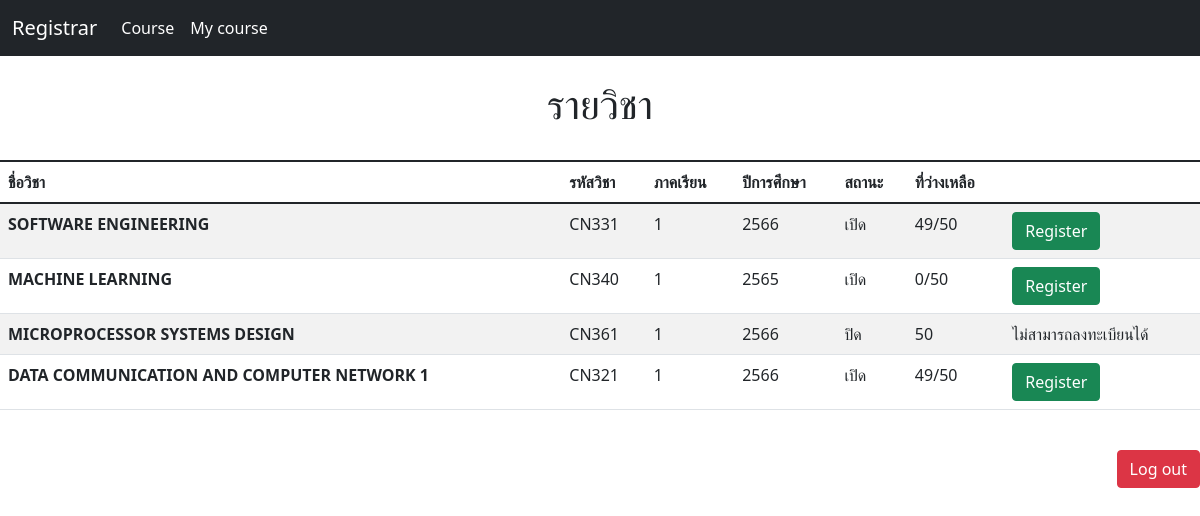
/quota/ (signed in), run on the app's committed database.
### Register/models.py (models this page shows, shortened)
class Subject(models.Model):
    course = models.CharField(max_length=128)
    id_course = models.CharField(max_length=128)
    Semester = models.CharField(max_length=64)
    Year = models.IntegerField()
    quota = models.IntegerField(default=50)
    max_quota = models.PositiveIntegerField(default=50)
    is_open = models.BooleanField(default=True)
    students = models.ManyToManyField(Student, blank=True, related_name="Subject")

### Register/views.py (the view)
# urls.py: path('quota/', views.quota, name='quota'),
def quota(request):
    user = request.user
    student = get_object_or_404(Student, user=user)
    all_course = Subject.objects.all()
    return render(request, './Register/quota.html',{
        "all_course": Subject.objects.exclude(students = student),
        'message': "กดลงวิชาไม่ได้เนื่องจากเต็ม",
        })

### Register/Templates/Register/quota.html (shortened to what this page needs)
{% extends "Register/base.html" %}
{% block body %}
<br>
    <div class="center">
        <h1>รายวิชา</h1>
    </div>
<br>
<table class="table table-striped table-hover" method="post">
    <thead>
        <tr>
            <th scope="col">ชื่อวิชา</th>
            <th scope="col">รหัสวิชา</th>
            <th scope="col">ภาคเรียน</th>
            <th scope="col">ปีการศึกษา</th>
            <th scope="col">สถานะ</th>
            <th scope="col">ที่ว่างเหลือ</th>
            <th scope="col"></th>
        </tr>
    </thead>
    <tbody>
    {% for course in all_course %}
        <tr>
            <th scope="row">{{course.course}}</th>
            <td>{{course.id_course}}</td>
            <td>{{course.Semester}}</td>
            <td>{{course.Year}}</td>
            {% if course.is_open %}
                <td>เปิด</td>
                <td>{{course.quota}}/{{course.max_quota}}</td>
                <form method="post" action="{% url 'add_student' course.id %}">
                    <td>
                        <button type="submit" class="btn btn-success">Register</button>
                    </td>
                </form>
            {% else %}
                <td>ปิด</td>
                <td>{{course.max_quota}}</td>
                <div class="text">
                   <td>ไม่สามารถลงทะเบียนได้</td>
                </div>
            {% endif %}
        </tr>
    {% endfor %}
    </tbody>
</table>
{% endblock %}

### Register/Templates/Register/base.html (style rules this page uses)
.center { text-align: center; }
body { background-image: url("https://w0.peakpx.com/wallpaper/339/896/HD-wallpaper-library-concepts-stack-of-books-education-background-books-background-with-books-books-on-the-table.jpg"); background-size: cover; background-position: center; background-repeat: no-repeat; background-attachment: fixed; }
.text { color: red; }

### data on the page
Subject: course "SOFTWARE ENGINEERING", id_course "CN331", Semester "1", Year "2566", quota "49", max_quota "50"
Subject: course "MACHINE LEARNING", id_course "CN340", Semester "1", Year "2565", quota "0", max_quota "50"
Subject: course "MICROPROCESSOR SYSTEMS DESIGN", id_course "CN361", Semester "1", Year "2566", max_quota "50"
Subject: course "DATA COMMUNICATION AND COMPUTER NETWORK 1", id_course "CN321", Semester "1", Year "2566", quota "49", max_quota "50"
